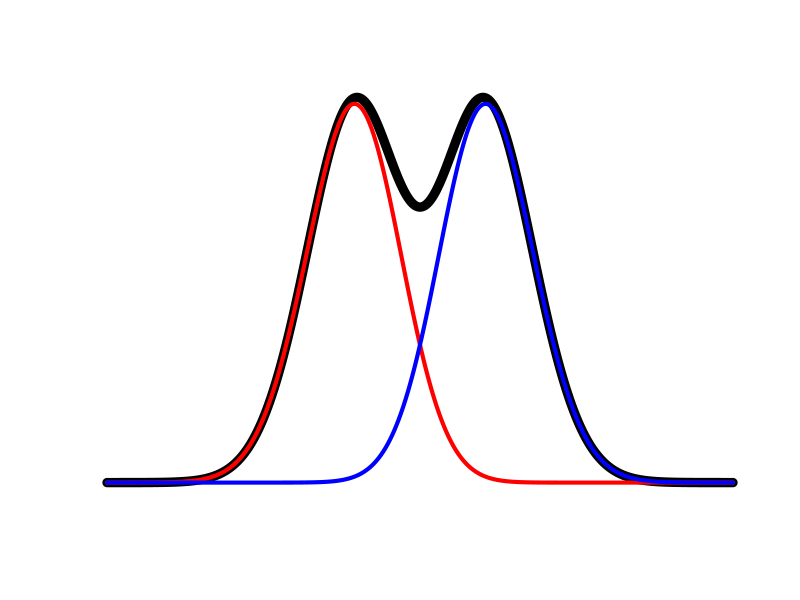

The R source for this figure:
# Normal distributions found in the Tower of Pisa
# www.overfitting.net
# https://www.overfitting.net/2026/01/distribuciones-normales-en-la-torre-de.html


library(Cairo)


plot_two_skew_normals_and_sum <- function(
        xi1 = -0.2, xi2 =  0.2,  # location
        omega1 = 1, omega2 = 1,  # width (~stddev)
        alpha1 = 4, alpha2 = 4,  # skewness (asymmetry)
        n = 5000, labels = FALSE
) {
    
    # Skewed normal distribution function
    dskewnorm <- function(x, xi, omega, alpha) {
        z <- (x - xi) / omega
        2 / omega * dnorm(z) * pnorm(alpha * z)
    }
    
    
    # Calculations
    from <- min(xi1 - 5*omega1, xi2 - 5*omega2)
    to   <- max(xi1 + 5*omega1, xi2 + 5*omega2)
    x <- seq(from, to, length.out = n)
    
    y1 <- dskewnorm(x, xi1, omega1, -alpha1)
    y2 <- dskewnorm(x, xi2, omega2,  alpha2)
    ysum <- y1 + y2
    

    # Plotting
    plot(x, ysum, type = "l", lwd = 9,
         axes = labels, ann = labels)
    lines(x, y1, lwd = 4, col='red')
    lines(x, y2, lwd = 4, col='blue')
}


# Adjustment to fit the staircase in the Tower of Pisa
CairoPNG("plot_skew_normals.png", width=2000, height=1024)
plot_two_skew_normals_and_sum(
    xi1 = -3.7, xi2 = 3.7,
    omega1=5, omega2=5,
    alpha1 = 0.8, alpha2 = 0.8
)
dev.off()
